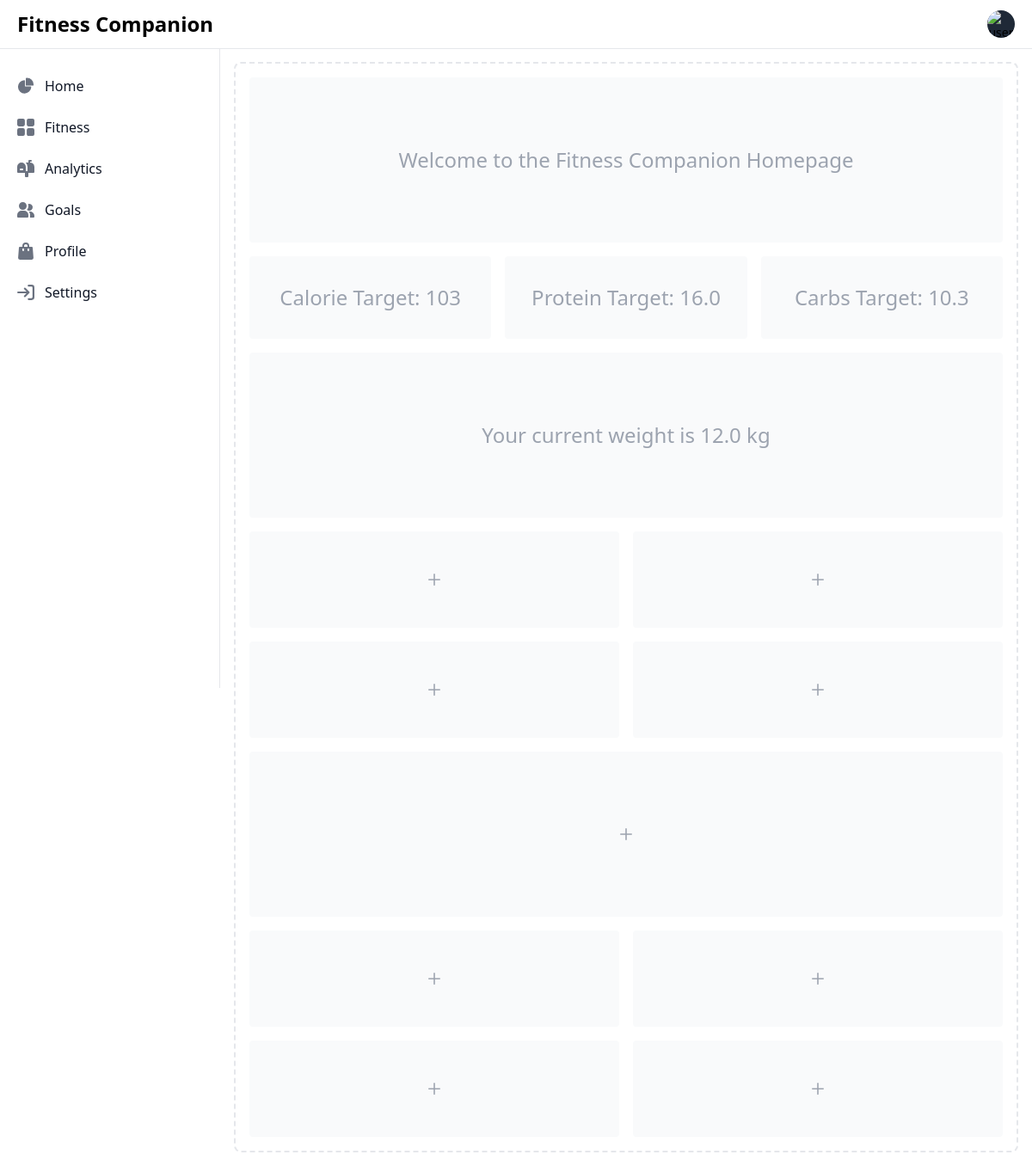
Before: /accounts/ (signed in) with the older database file.
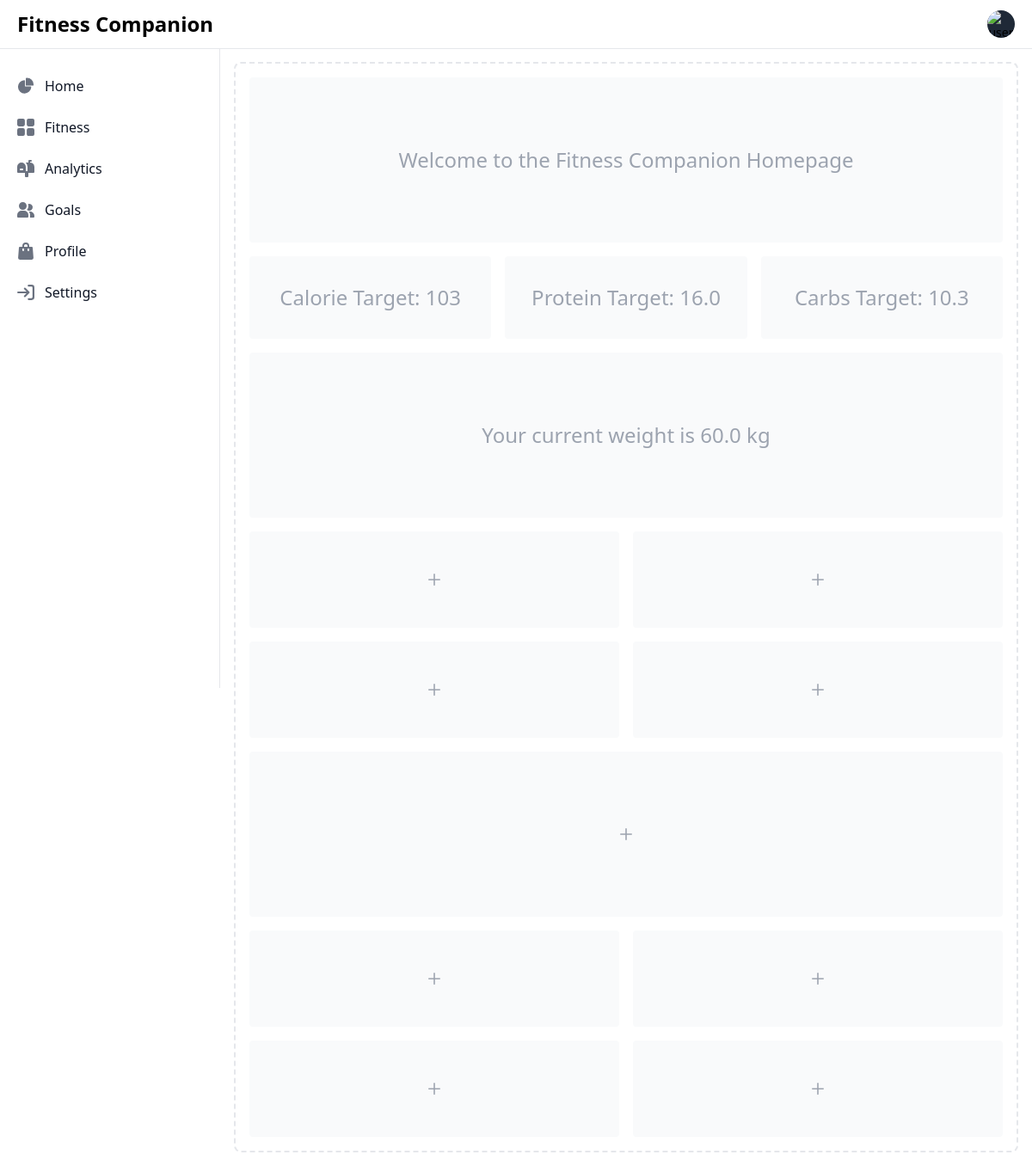
After: the same page with the newer database file.
### nutrition/models.py (models this page shows, shortened)
class NutritionGoal(models.Model):
    GOAL_TYPES = [
        ("weight_loss", "Weight Loss"),
        ("weight_gain", "Weight Gain"),
        ("muscle_gain", "Muscle Gain"),
        ("maintenance", "Weight Maintenance"),
        ("performance", "Athletic Performance"),
    ]
    ACTIVITY_LEVELS = [
        ("sedentary", "Sedentary"),
        ("light", "Light Activity"),
        ("moderate", "Moderate Activity"),
        ("very_active", "Very Active"),
        ("extra_active", "Extra Active"),
    ]
    user = models.OneToOneField(settings.AUTH_USER_MODEL, on_delete=models.CASCADE)
    goal_type = models.CharField(max_length=20, choices=GOAL_TYPES)
    activity_level = models.CharField(max_length=20, choices=ACTIVITY_LEVELS)
    daily_calorie_target = models.IntegerField()
    protein_target = models.FloatField(help_text="Grams of protein per day")
    carbohydrate_target = models.FloatField(help_text="Grams of carbohydrates per day")
    fat_target = models.FloatField(help_text="Grams of fat per day")
    height = models.FloatField(help_text="Height in centimeters")
    current_weight = models.FloatField(help_text="Current weight in kilograms")
    target_weight = models.FloatField(help_text="Target weight in kilograms")
    age = models.IntegerField()
    gender = models.CharField(
        max_length=10,
        choices=[("male", "Male"), ("female", "Female"), ("other", "Other")],
    )
    created_at = models.DateTimeField(auto_now_add=True)
    updated_at = models.DateTimeField(auto_now=True)

### fitness/models.py (models this page shows, shortened)
class WorkoutExercise(models.Model):
    workout_log = models.ForeignKey(
        WorkoutLog, related_name="exercises", on_delete=models.CASCADE
    )
    exercise = models.ForeignKey(Exercise, on_delete=models.PROTECT)
    sets = models.IntegerField(validators=[MinValueValidator(1)])
    reps = models.IntegerField(validators=[MinValueValidator(1)])
    weight = models.FloatField(null=True, blank=True, help_text="Weight in kg")

### accounts/views.py (the view)
# urls.py: path("", views.home, name="home"),
@login_required  # This ensures only authenticated users can access this view
def home(request):
    user = request.user
    try:
        profile = Profile.objects.get(user=user)
    except Profile.DoesNotExist:
        profile = None  # If profile doesn't exist, set it to None
    nutrition_goal = NutritionGoal.objects.get(user=request.user)
    latest_workout_exercise = WorkoutExercise.objects.filter(workout_log__user=user).order_by("-workout_log__date").first()
    context = {
        "user": user,
        "profile": profile,
        "nutrition_goal": nutrition_goal,
        "latest_workout_exercise": latest_workout_exercise,
        "fitness_goal": user.fitness_goal
        or "Not set",  # user.fitness_goal is from CustomUser
        "bmi": user.calculate_bmi()
        or "Not set",  # user.calculate_bmi() is from CustomUser
    }
    return render(request, "home.html", context)

### accounts/models.py (called while the page is built)
    def calculate_bmi(self):
        if not self.height or not self.weight:
            return None
        height_m = self.height / 100 if self.height > 3 else self.height
        return round(self.weight / (height_m ** 2), 2)

### templates/home.html (shortened to what this page needs)
{% load static %}
<!DOCTYPE html>
<html lang="en">
<head>
    <link rel="stylesheet" href="{% static 'css/output.css' %}" />
</head>
<body>
    <nav class="fixed top-0 z-50 w-full bg-white border-b border-gray-200 dark:bg-gray-800 dark:border-gray-700">
        <div class="px-3 py-3 lg:px-5 lg:pl-3">
            <div class="flex items-center justify-between">
                <div class="flex items-center justify-start rtl:justify-end">
                    <a href="/" class="flex ms-2 md:me-24">
                        <span
                            class="self-center text-xl font-semibold sm:text-2xl whitespace-nowrap dark:text-white">Fitness Companion</span>
                    </a>
                </div>
                <div class="flex items-center">
                    <div class="flex items-center ms-3">
                        <div>
                            <button type="button"
                                class="flex text-sm bg-gray-800 rounded-full focus:ring-4 focus:ring-gray-300 dark:focus:ring-gray-600"
                                aria-expanded="false" data-dropdown-toggle="dropdown-user">
                                <img class="w-8 h-8 rounded-full"
                                    src="https://avatar.iran.liara.run/public/87"
                                    alt="user photo">
                            </button>
                        </div>
                    </div>
                </div>
            </div>
        </div>
    </nav>
    <aside id="logo-sidebar"
        class="fixed top-0 left-0 z-40 w-64 h-screen pt-20 transition-transform -translate-x-full bg-white border-r border-gray-200 sm:translate-x-0 dark:bg-gray-800 dark:border-gray-700"
        aria-label="Sidebar">
        <div class="h-full px-3 pb-4 overflow-y-auto bg-white dark:bg-gray-800">
            <ul class="space-y-2 font-medium">
                <li>
                    <a href="#"
                        class="flex items-center p-2 text-gray-900 rounded-lg dark:text-white hover:bg-gray-100 dark:hover:bg-gray-700 group">
                        <span class="ms-3">Home</span>
                    </a>
                </li>
                <li>
                    <a href="#"
                        class="flex items-center p-2 text-gray-900 rounded-lg dark:text-white hover:bg-gray-100 dark:hover:bg-gray-700 group">
                        <span class="flex-1 ms-3 whitespace-nowrap">Fitness</span>
                    </a>
                </li>
                <li>
                    <a href="#"
                        class="flex items-center p-2 text-gray-900 rounded-lg dark:text-white hover:bg-gray-100 dark:hover:bg-gray-700 group">
                        <span class="flex-1 ms-3 whitespace-nowrap">Analytics</span>
                    </a>
                </li>
                <li>
                    <a href="#"
                        class="flex items-center p-2 text-gray-900 rounded-lg dark:text-white hover:bg-gray-100 dark:hover:bg-gray-700 group">
                        <span class="flex-1 ms-3 whitespace-nowrap">Goals</span>
                    </a>
                </li>
                <li>
                    <a href="#"
                        class="flex items-center p-2 text-gray-900 rounded-lg dark:text-white hover:bg-gray-100 dark:hover:bg-gray-700 group">
                        <span class="flex-1 ms-3 whitespace-nowrap">Profile</span>
                    </a>
                </li>
                <li>
                    <a href="#"
                        class="flex items-center p-2 text-gray-900 rounded-lg dark:text-white hover:bg-gray-100 dark:hover:bg-gray-700 group">
                        <span class="flex-1 ms-3 whitespace-nowrap">Settings</span>
                    </a>
                </li>
            </ul>
        </div>
    </aside>
    <div class="p-4 sm:ml-64">
        {% if user %}
        <div class="p-4 border-2 border-gray-200 border-dashed rounded-lg dark:border-gray-700 mt-14">
            <div class="flex items-center justify-center h-48 mb-4 rounded bg-gray-50 dark:bg-gray-800">
                <p class="text-2xl text-gray-400 dark:text-gray-100">
                    Welcome to the Fitness Companion Homepage
                </p>
            </div>
            <div class="grid grid-cols-3 gap-4 mb-4">
                <div class="flex items-center justify-center h-24 rounded bg-gray-50 dark:bg-gray-800">
                    <p class="text-2xl text-gray-400 dark:text-gray-100">
                        Calorie Target: {{ nutrition_goal.daily_calorie_target }}
                    </p>
                </div>
                <div class="flex items-center justify-center h-24 rounded bg-gray-50 dark:bg-gray-800">
                    <p class="text-2xl text-gray-400 dark:text-gray-100">
                        Protein Target: {{ nutrition_goal.protein_target }}
                    </p>
                </div>
                <div class="flex items-center justify-center h-24 rounded bg-gray-50 dark:bg-gray-800">
                    <p class="text-2xl text-gray-400 dark:text-gray-100">
                        Carbs Target: {{ nutrition_goal.carbohydrate_target }}
                    </p>
                </div>
            </div>
            <div class="flex items-center justify-center h-48 mb-4 rounded bg-gray-50 dark:bg-gray-800">
                <p class="text-2xl text-gray-400 dark:text-gray-100">
                    Your current weight is {{ latest_workout_exercise.weight|default:"N/A" }} kg
                </p>
            </div>
            <div class="grid grid-cols-2 gap-4 mb-4">
                <div class="flex items-center justify-center rounded bg-gray-50 h-28 dark:bg-gray-800">
                    <p class="text-2xl text-gray-400 dark:text-gray-500">
                        <svg class="w-3.5 h-3.5" aria-hidden="true" xmlns="http://www.w3.org/2000/svg" fill="none"
                            viewBox="0 0 18 18">
                            <path stroke="currentColor" stroke-linecap="round" stroke-linejoin="round" stroke-width="2"
                                d="M9 1v16M1 9h16" />
                        </svg>
                    </p>
                </div>
                <div class="flex items-center justify-center rounded bg-gray-50 h-28 dark:bg-gray-800">
                    <p class="text-2xl text-gray-400 dark:text-gray-500">
                        <svg class="w-3.5 h-3.5" aria-hidden="true" xmlns="http://www.w3.org/2000/svg" fill="none"
                            viewBox="0 0 18 18">
                            <path stroke="currentColor" stroke-linecap="round" stroke-linejoin="round" stroke-width="2"
                                d="M9 1v16M1 9h16" />
                        </svg>
                    </p>
                </div>
                <div class="flex items-center justify-center rounded bg-gray-50 h-28 dark:bg-gray-800">
                    <p class="text-2xl text-gray-400 dark:text-gray-500">
                        <svg class="w-3.5 h-3.5" aria-hidden="true" xmlns="http://www.w3.org/2000/svg" fill="none"
                            viewBox="0 0 18 18">
                            <path stroke="currentColor" stroke-linecap="round" stroke-linejoin="round" stroke-width="2"
                                d="M9 1v16M1 9h16" />
                        </svg>
                    </p>
                </div>
                <div class="flex items-center justify-center rounded bg-gray-50 h-28 dark:bg-gray-800">
                    <p class="text-2xl text-gray-400 dark:text-gray-500">
                        <svg class="w-3.5 h-3.5" aria-hidden="true" xmlns="http://www.w3.org/2000/svg" fill="none"
                            viewBox="0 0 18 18">
                            <path stroke="currentColor" stroke-linecap="round" stroke-linejoin="round" stroke-width="2"
                                d="M9 1v16M1 9h16" />
                        </svg>
                    </p>
                </div>
            </div>
            <div class="flex items-center justify-center h-48 mb-4 rounded bg-gray-50 dark:bg-gray-800">
                <p class="text-2xl text-gray-400 dark:text-gray-500">
                    <svg class="w-3.5 h-3.5" aria-hidden="true" xmlns="http://www.w3.org/2000/svg" fill="none"
                        viewBox="0 0 18 18">
                        <path stroke="currentColor" stroke-linecap="round" stroke-linejoin="round" stroke-width="2"
                            d="M9 1v16M1 9h16" />
                    </svg>
                </p>
            </div>
            <div class="grid grid-cols-2 gap-4">
                <div class="flex items-center justify-center rounded bg-gray-50 h-28 dark:bg-gray-800">
                    <p class="text-2xl text-gray-400 dark:text-gray-500">
                        <svg class="w-3.5 h-3.5" aria-hidden="true" xmlns="http://www.w3.org/2000/svg" fill="none"
                            viewBox="0 0 18 18">
                            <path stroke="currentColor" stroke-linecap="round" stroke-linejoin="round" stroke-width="2"
                                d="M9 1v16M1 9h16" />
                        </svg>
                    </p>
                </div>
                <div class="flex items-center justify-center rounded bg-gray-50 h-28 dark:bg-gray-800">
                    <p class="text-2xl text-gray-400 dark:text-gray-500">
                        <svg class="w-3.5 h-3.5" aria-hidden="true" xmlns="http://www.w3.org/2000/svg" fill="none"
                            viewBox="0 0 18 18">
                            <path stroke="currentColor" stroke-linecap="round" stroke-linejoin="round" stroke-width="2"
                                d="M9 1v16M1 9h16" />
                        </svg>
                    </p>
                </div>
                <div class="flex items-center justify-center rounded bg-gray-50 h-28 dark:bg-gray-800">
                    <p class="text-2xl text-gray-400 dark:text-gray-500">
                        <svg class="w-3.5 h-3.5" aria-hidden="true" xmlns="http://www.w3.org/2000/svg" fill="none"
                            viewBox="0 0 18 18">
                            <path stroke="currentColor" stroke-linecap="round" stroke-linejoin="round" stroke-width="2"
                                d="M9 1v16M1 9h16" />
                        </svg>
                    </p>
                </div>
                <div class="flex items-center justify-center rounded bg-gray-50 h-28 dark:bg-gray-800">
                    <p class="text-2xl text-gray-400 dark:text-gray-500">
                        <svg class="w-3.5 h-3.5" aria-hidden="true" xmlns="http://www.w3.org/2000/svg" fill="none"
                            viewBox="0 0 18 18">
                            <path stroke="currentColor" stroke-linecap="round" stroke-linejoin="round" stroke-width="2"
                                d="M9 1v16M1 9h16" />
                        </svg>
                    </p>
                </div>
            </div>
        </div>
        {% else %}
        <div class="p-4 border-2 border-gray-200 border-dashed rounded-lg  bg-gray-50 border-gray-700 mt-14">
            No fitness data available
            </div>
        {% endif %}
    </div>
</body>
</html>

Changed rows visible on the page:
removed WorkoutExercise: weight "12.0"
added WorkoutExercise: weight "60.0"
